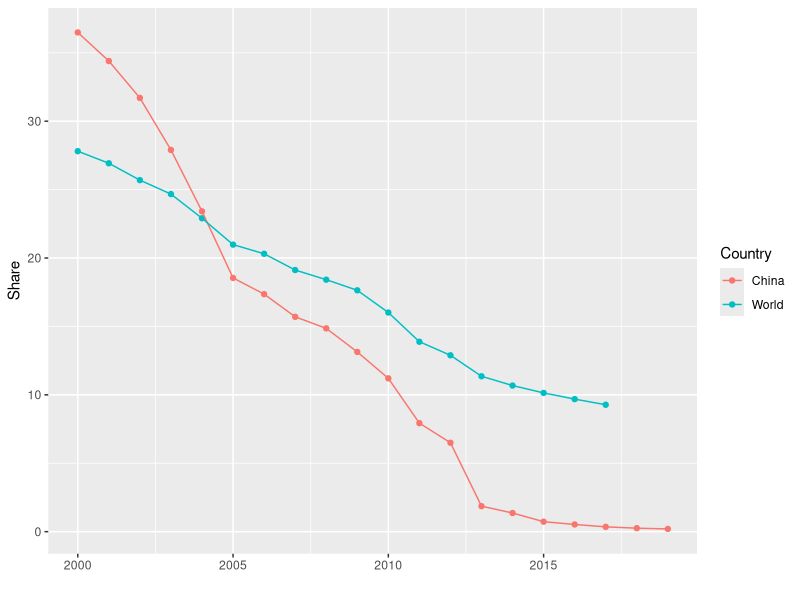

Source code (R):
## ---- chunk 1
library(ggplot2)

demo_data <- read.csv("../data/extreme_poverty/share-of-population-in-extreme-poverty.csv")

names(demo_data) <- c("Country", "Code", "Year", "Share")

pl_dat <- with(demo_data, demo_data[Country %in% c("World", "China") & Year >= 2000, ])

p <- ggplot(pl_dat, aes(x = Year, y = Share, color = Country)) +
     geom_point() +
     geom_line() +
     xlab("")

p
